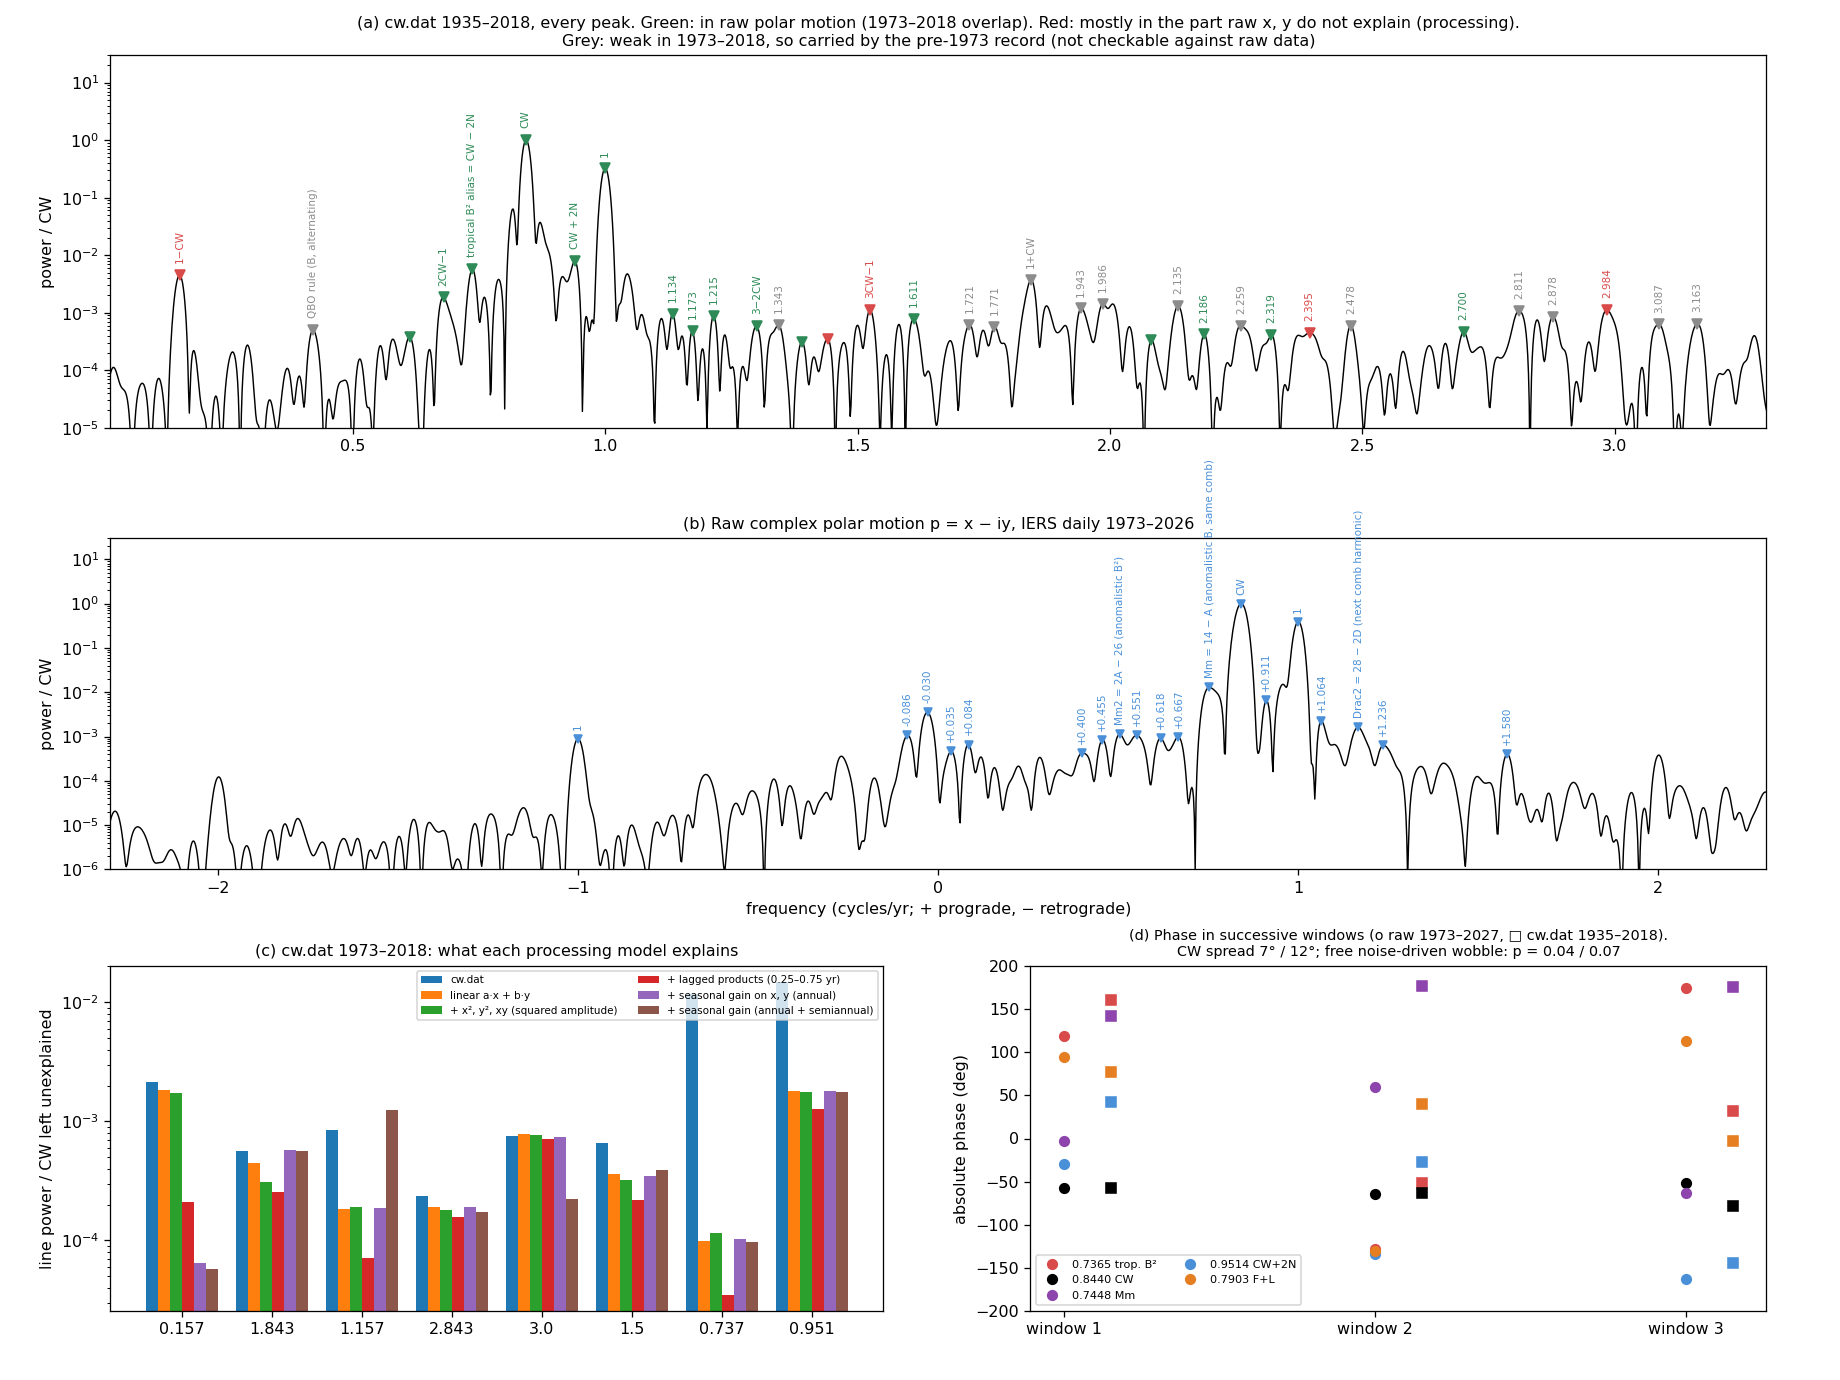

This chart was generated by the following Python code:
#!/usr/bin/env python3
"""Every peak of the Chandler band, in cw.dat and in raw IERS polar motion (2026-10-23).
Discussion: cw_data_tests.md, sections 2-4. Needs data/finals2000A.all (fetch_eop.py).

  catalog       local maxima of the cw.dat periodogram (1935-2018.6) and of raw complex polar motion p = x - i y
                (1973-2026, both senses), each matched to combinations n1 f_CW + n2 (annual) and to the lunar alias lines
  artifact      over the 1973-2018.6 overlap, how much of each cw.dat line survives regression on raw x, y, and on
                multiplicative models: instantaneous products (x^2, y^2, xy), lagged products, a seasonal (calendar) gain
  stability     amplitude and absolute phase of fixed-frequency lines in successive windows; a forced line keeps its
                phase, a sidelobe of a changing CW does not. Monte Carlo: how often a stochastically excited free
                wobble (Q = 85) holds its phase as well as the observed CW does
    python3 cw_peaks.py  -> cw_peaks.png, cw_peaks.json
"""
import json
from pathlib import Path

import matplotlib
import numpy as np

import cw_eop_closure as E

matplotlib.use("Agg")
import matplotlib.pyplot as plt  # noqa: E402

HERE = Path(__file__).resolve().parent
YEAR = 365.2422
F_D, F_T = YEAR / 27.212221, YEAR / 27.321582
F_A, F_S = YEAR / 27.554550, YEAR / 29.530589
F_CW = 2 * F_D - 26                      # 0.8440, draconic B^2 alias
F_2N = 2 * (F_D - F_T)                   # 0.1075, twice the nodal frequency
NAMED = {"Mm = 14 − A (anomalistic B, same comb)": 14 - F_A, "tropical B² alias = CW − 2N": 2 * F_T - 26,
         "Mm2 = 2A − 26 (anomalistic B²)": 2 * F_A - 26, "Drac2 = 28 − 2D (next comb harmonic)": 28 - 2 * F_D,
         "tropical B alias 14 − T": 14 - F_T, "F+L alias": F_D + F_T - 26, "CW + 2N": F_CW + F_2N,
         "draconic B alias (same comb)": abs(F_D - 14), "QBO rule (B, alternating)": F_D - 13,
         "nodal 18.6 yr": F_D - F_T, "2N (9.3 yr)": F_2N}
BLOG = {"Mm2 0.5105": 2 * F_A - 26, "T 0.6317": 14 - F_T, "T B² 0.7365": 2 * F_T - 26, "Mm 0.7448": 14 - F_A,
        "CW 0.8440": F_CW, "Drac2 1.1560": 28 - 2 * F_D, "1.1848": 1.1848, "semiannual 2.0": 2.0}


def identify(f, tol=0.012):
    cands = []
    for n1 in range(-3, 4):
        for n2 in range(-3, 4):
            v = n1 * F_CW + n2
            if (n1 or n2) and abs(abs(v) - f) < tol:
                if v < 0:
                    n1, n2 = -n1, -n2
                terms = [(n2, ""), (n1, "CW")] if n2 > 0 else [(n1, "CW"), (n2, "")]
                lab = ""
                for n, sym in terms:
                    if not n:
                        continue
                    mag = (str(abs(n)) if (abs(n) != 1 or not sym) else "") + sym
                    lab += ("−" if n < 0 else ("+" if lab else "")) + mag
                cands.append((abs(abs(v) - f), lab, abs(n1) + abs(n2)))
    for k, v in NAMED.items():
        if abs(v - f) < tol:
            cands.append((abs(v - f), k, 0))
    cands.sort(key=lambda c: (c[2] if c[2] else 0, c[0]))
    return list(dict.fromkeys(c[1] for c in cands))[:3]


def periodogram(x, dt=0.05, pad=8, two_sided=False):
    x = (x - x.mean()) * np.hanning(len(x))
    if two_sided:
        f = np.fft.fftshift(np.fft.fftfreq(len(x) * pad, dt)); P = np.abs(np.fft.fftshift(np.fft.fft(x, len(x) * pad))) ** 2
    else:
        f = np.fft.rfftfreq(len(x) * pad, dt); P = np.abs(np.fft.rfft(x, len(x) * pad)) ** 2
    return f, P / P[(f > 0.8) & (f < 0.9)].max()


def peaks(f, P, lo, hi, thresh=3e-4, half=0.03):
    out = []
    for i in np.where((np.abs(f) > lo) & (np.abs(f) < hi))[0]:
        w = np.abs(f - f[i]) < half
        if P[i] >= thresh and P[i] == P[w].max():
            out.append((float(f[i]), float(P[i])))
    return out


def detrend(t, s):
    tc = (t - t.mean()) / 50; G = np.column_stack([tc ** k for k in range(3)])
    return s - G @ np.linalg.lstsq(G, s, rcond=None)[0]


def artifact_models(t, c, X, Y):
    tc = (t - t.mean()) / 50
    base = [np.ones_like(t), tc, tc ** 2, X, Y]
    C1, S1, C2, S2 = (fn(k * 2 * np.pi * t) for k in (1, 2) for fn in (np.cos, np.sin))
    lag = [X * np.roll(X, L) for L in (5, 10, 15)] + [Y * np.roll(Y, L) for L in (5, 10, 15)] + \
          [X * np.roll(Y, L) for L in (5, 10, 15)] + [Y * np.roll(X, L) for L in (5, 10, 15)]
    models = {"linear a·x + b·y": [], "+ x², y², xy (squared amplitude)": [X * X, Y * Y, X * Y],
              "+ lagged products (0.25–0.75 yr)": [X * X, Y * Y, X * Y] + lag,
              "+ seasonal gain on x, y (annual)": [X * C1, X * S1, Y * C1, Y * S1],
              "+ seasonal gain (annual + semiannual)": [X * C1, X * S1, Y * C1, Y * S1, X * C2, X * S2, Y * C2, Y * S2]}
    s = (c - c.mean()) * np.hanning(len(c)); f = np.fft.rfftfreq(len(c) * 8, 0.05)
    ref = (np.abs(np.fft.rfft(s, len(c) * 8)) ** 2)[(f > 0.8) & (f < 0.9)].max()
    lines = {"0.157": 0.157, "0.737": 0.7365, "0.951": 0.9514, "1.157": 1.157, "1.5": 1.5, "1.843": 1.843,
             "2.843": 2.843, "3.0": 3.0}
    def lp(r, f0):
        s = (r - r.mean()) * np.hanning(len(r)); P = np.abs(np.fft.rfft(s, len(r) * 8)) ** 2 / ref
        return float(P[np.abs(f - f0) < 0.02].max())
    out = {"cw.dat": {k: lp(c, v) for k, v in lines.items()}}
    for name, extra in models.items():
        G = np.column_stack(base + extra); k, *_ = np.linalg.lstsq(G, c, rcond=None); r = c - G @ k
        out[name] = {k2: lp(r, v) for k2, v in lines.items()}
        out[name]["resid_rms_frac"] = float(r.std() / c.std())
        if name == "+ seasonal gain on x, y (annual)":
            out[name]["x_gain_depth"] = float(np.hypot(k[5], k[6]) / abs(k[3]))
    return out


def window_lines(t, z, wins, freqs, cplx):
    res = {}
    for a, b in wins:
        m = (t >= a) & (t < b)
        c, _, _ = E.fit_lines(t[m], z[m], freqs + [1.0, -1.0, 2.0]) if cplx else E.fit_real(t[m], z[m], freqs + [1.0, 2.0])
        A = abs(c[F_CW])
        res[f"{a:.0f}-{b:.1f}"] = {f"{f:.4f}": (float(abs(c[f]) / A), float(np.degrees(np.angle(c[f])))) for f in freqs}
    return res


def blog_lines(tb, p, td, xd):
    """Each labelled line of the 2026-03-06 blog spectrum: amplitude (mas) and absolute phase per window, raw p
    (prograde) in four 13.5-yr windows, and the chance that random phases would be as steady."""
    rng = np.random.default_rng(0)
    ph = rng.uniform(-np.pi, np.pi, (100000, 4)); mean = np.angle(np.exp(1j * ph).mean(1))
    null = np.degrees(np.abs(np.angle(np.exp(1j * (ph - mean[:, None])))).max(1))
    wins = [(1973, 1986.5), (1986.5, 2000), (2000, 2013.5), (2013.5, 2027)]
    out = {}
    for name, f in BLOG.items():
        rows = []
        for a, b in wins:
            m = (tb >= a) & (tb < b)
            fr = list(dict.fromkeys([f, F_CW, 1.0, -1.0, 2.0, -2.0]))
            c, _, _ = E.fit_lines(tb[m], p[m], fr)
            rows.append((float(abs(c[f]) * 1e3), float(abs(c[F_CW]) * 1e3), float(np.degrees(np.angle(c[f])))))
        spread = phase_spread([r[2] for r in rows])
        grid = np.linspace(f - 0.02, f + 0.02, 81) if name != "semiannual 2.0" else [2.0]
        best = max(grid, key=lambda g: abs(E.fit_lines(tb, p, list(dict.fromkeys([g, F_CW, 1.0, -1.0, 2.0])))[0][g]))
        out[name] = dict(f=f, windows=rows, spread_deg=spread, p_random=float(np.mean(null <= spread)), best_f=float(best))
    return out


def feature_0817(td, xd):
    """The cw.dat peak at 0.817 /yr, once a candidate for the free mode: amplitude, phase and closure with the CW and
    0.871 in windows long enough to separate it from the CW (>= 28 yr; 0.027 /yr apart)."""
    fr = [0.817, F_CW, 0.871, 1.0, 2.0]; out = {}
    for wins in ([(1935, 1977), (1977, 2018.7)], [(1935, 1963), (1963, 1991), (1991, 2018.7)]):
        rows = []
        for a, b in wins:
            m = (td >= a) & (td < b); c, _, _ = E.fit_real(td[m], xd[m], fr); A = abs(c[F_CW])
            rows.append(dict(window=[a, b], amp_0817=float(abs(c[0.817]) / A), phase_0817=float(np.degrees(np.angle(c[0.817]))),
                             amp_0871=float(abs(c[0.871]) / A), phase_0871=float(np.degrees(np.angle(c[0.871]))),
                             closure=float(np.degrees(np.angle(c[0.817] * c[0.871] / c[F_CW] ** 2)))))
        out[f"{len(wins)} windows"] = dict(rows=rows, spread_0817=phase_spread([r["phase_0817"] for r in rows]),
                                           spread_0871=phase_spread([r["phase_0871"] for r in rows]))
    return out


def phase_spread(ph):
    ph = np.radians(ph); m = np.angle(np.mean(np.exp(1j * ph)))
    return float(np.degrees(np.max(np.abs(np.angle(np.exp(1j * (ph - m)))))))


def monte_carlo(n_years, wins, nsim=2000, q=85.0, f0=1 / (432.3 / YEAR), seed=1):
    """Free wobble excited by white noise: how often is its phase at F_CW as steady as observed across the windows?"""
    rng = np.random.default_rng(seed); dt = 0.05; n = int(n_years / dt) + int(200 / dt)
    step = np.exp((2j * np.pi * f0 - np.pi * f0 / q) * dt)
    z = np.empty((n, nsim), complex); acc = np.zeros(nsim, complex)
    for i in range(n):                                       # all realizations advance together
        acc = acc * step + rng.normal(size=nsim) + 1j * rng.normal(size=nsim); z[i] = acc
    z = z[-int(n_years / dt):]; t = np.arange(len(z)) * dt
    ph = []
    for a, b in wins:
        m = (t >= a) & (t < b); tt = t[m]
        G = np.column_stack([np.exp(2j * np.pi * F_CW * tt), np.ones_like(tt)])
        ph.append(np.degrees(np.angle(np.linalg.lstsq(G, z[m], rcond=None)[0][0])))
    ph = np.radians(np.array(ph)); mean = np.angle(np.mean(np.exp(1j * ph), axis=0))
    return np.degrees(np.max(np.abs(np.angle(np.exp(1j * (ph - mean)))), axis=0))


def main():
    tb, xb, yb = E.load_finals(); p = xb - 1j * yb
    cw = np.loadtxt(HERE.parent / "cw.dat"); td, xd = cw[:, 0], cw[:, 1]
    out = {"F_CW": F_CW, "F_2N": F_2N, "named": NAMED}

    # catalog
    fC, PC = periodogram(xd)
    m = (tb >= 1973) & (tb < 2027); pp = detrend(tb[m], p[m])
    fR, PR = periodogram(pp, two_sided=True)
    cat = []
    mo = (td >= 1973) & (td <= 2018.6); t, c = td[mo], xd[mo]
    X, Y = detrend(t, np.interp(t, tb, xb)), detrend(t, np.interp(t, tb, yb))
    tc = (t - t.mean()) / 50; G = np.column_stack([np.ones_like(t), tc, tc ** 2, X, Y])
    r_lin = c - G @ np.linalg.lstsq(G, c, rcond=None)[0]
    fo, Pc_o = periodogram(c)
    s = (c - c.mean()) * np.hanning(len(c)); ref_o = (np.abs(np.fft.rfft(s, len(c) * 8)) ** 2)[(fo > 0.8) & (fo < 0.9)].max()
    sr = (r_lin - r_lin.mean()) * np.hanning(len(r_lin)); Pr_o = np.abs(np.fft.rfft(sr, len(c) * 8)) ** 2 / ref_o
    for f0, P0 in peaks(fC, PC, 0.03, 5.0):
        near = lambda f, P, g: float(P[np.abs(f - g) < 0.012].max())
        cat.append(dict(f=f0, power=P0, ids=identify(f0), raw_pro=near(fR, PR, f0), raw_retro=near(fR, PR, -f0),
                        overlap_power=near(fo, Pc_o, f0), overlap_resid=near(fo, Pr_o, f0)))
    out["catalog_cwdat"] = cat
    out["catalog_raw"] = [dict(f=f0, power=P0, ids=identify(abs(f0))) for f0, P0 in peaks(fR, PR, 0.03, 5.0)]

    out["artifact"] = artifact_models(t, c, X, Y)

    freqs = [14 - F_A, NAMED["tropical B² alias = CW − 2N"], NAMED["F+L alias"], F_CW, NAMED["CW + 2N"], F_CW - 1, F_CW + 1]
    out["stability_raw"] = window_lines(tb, p, [(1973, 1991), (1991, 2009), (2009, 2027)],
                                        [14 - F_A, NAMED["tropical B² alias = CW − 2N"], NAMED["F+L alias"], F_CW,
                                         NAMED["CW + 2N"], F_CW - 1, F_CW + 1], True)
    out["stability_cwdat"] = window_lines(td, xd, [(1935, 1963), (1963, 1991), (1991, 2018.7)], freqs, False)
    obs_raw = phase_spread([v[f"{F_CW:.4f}"][1] for v in out["stability_raw"].values()])
    obs_cw = phase_spread([v[f"{F_CW:.4f}"][1] for v in out["stability_cwdat"].values()])
    mc_raw = monte_carlo(54, [(0, 18), (18, 36), (36, 54)])
    mc_cw = monte_carlo(84, [(0, 28), (28, 56), (56, 84)])
    out["phase_lock"] = {"raw_spread_deg": obs_raw, "raw_p_value": float(np.mean(mc_raw <= obs_raw)),
                         "cwdat_spread_deg": obs_cw, "cwdat_p_value": float(np.mean(mc_cw <= obs_cw)),
                         "mc_median_spread_raw": float(np.median(mc_raw)), "mc_median_spread_cwdat": float(np.median(mc_cw))}
    out["blog_lines"] = blog_lines(tb, p, td, xd)
    out["feature_0817"] = feature_0817(td, xd)
    (HERE / "cw_peaks.json").write_text(json.dumps(out, indent=1, ensure_ascii=False))
    report(out)
    plot(fC, PC, fR, PR, out, mc_cw, mc_raw)


def report(out):
    print(f"F_CW {F_CW:.4f}  2N {F_2N:.4f}")
    print("cw.dat peaks (1935-2018): f, power/CW | raw p prograde, retro | overlap: cw.dat power, residual after x,y | ids")
    for r in out["catalog_cwdat"]:
        print(f"  {r['f']:.4f} {r['power']:.1e} | {r['raw_pro']:.1e} {r['raw_retro']:.1e} | {r['overlap_power']:.1e} "
              f"{r['overlap_resid']:.1e} | {', '.join(r['ids'])}")
    print("raw p peaks (1973-2026):")
    for r in out["catalog_raw"]:
        print(f"  {r['f']:+.4f} {r['power']:.1e} | {', '.join(r['ids'])}")
    print("artifact models (line power / CW left in residual):")
    for k, v in out["artifact"].items():
        print(f"  {k:40s}", {kk: (f"{vv:.1e}" if kk not in ("resid_rms_frac", "x_gain_depth") else round(vv, 3)) for kk, vv in v.items()})
    for nm in ("stability_raw", "stability_cwdat"):
        print(nm)
        for w, v in out[nm].items():
            print("  ", w, {k: f"{a:.3f}@{ph:.0f}" for k, (a, ph) in v.items()})
    print("phase lock:", out["phase_lock"])
    for k, v in out["feature_0817"].items():
        print(f"0.817 feature, {k}: amp {[round(r['amp_0817'], 2) for r in v['rows']]} phase {[round(r['phase_0817']) for r in v['rows']]} "
              f"(spread {v['spread_0817']:.0f}); 0.871 phase {[round(r['phase_0871']) for r in v['rows']]} (spread {v['spread_0871']:.0f}); "
              f"closure {[round(r['closure']) for r in v['rows']]}")
    print("blog lines, raw p 4 windows: |line| mas / |CW| mas @ phase; spread; p(random); best f near line")
    for k, v in out["blog_lines"].items():
        print(f"  {k:15s}", " ".join(f"{a:5.1f}/{c:4.0f}@{ph:5.0f}" for a, c, ph in v["windows"]),
              f"spread {v['spread_deg']:4.0f}  p {v['p_random']:.3f}  best {v['best_f']:.4f}")


def plot(fC, PC, fR, PR, out, mc_cw, mc_raw):
    fig = plt.figure(figsize=(16, 12))
    ax = fig.add_axes([0.06, 0.69, 0.9, 0.27])
    ax.semilogy(fC, PC, color="k", lw=0.9)
    for r in out["catalog_cwdat"]:
        if r["f"] > 3.25:
            continue
        processed = r["overlap_resid"] > 0.5 * r["overlap_power"]
        early = r["overlap_power"] < 0.3 * r["power"]
        col = "0.55" if early else ("#d94a4a" if processed else "#2e8b57")
        ax.plot(r["f"], r["power"], "v", color=col, ms=6)
        if r["power"] > 4e-4:
            ax.text(r["f"], r["power"] * 1.6, (r["ids"][0] if r["ids"] else f"{r['f']:.3f}"), fontsize=6.5, rotation=90,
                    ha="center", va="bottom", color=col)
    ax.set_xlim(0.02, 3.3); ax.set_ylim(1e-5, 30); ax.set_ylabel("power / CW")
    ax.set_title("(a) cw.dat 1935–2018, every peak. Green: in raw polar motion (1973–2018 overlap). "
                 "Red: mostly in the part raw x, y do not explain (processing).\nGrey: weak in 1973–2018, so carried by the "
                 "pre-1973 record (not checkable against raw data)", fontsize=10)

    ax = fig.add_axes([0.06, 0.37, 0.9, 0.24])
    ax.semilogy(fR, PR, color="k", lw=0.9)
    for r in out["catalog_raw"]:
        if r["power"] > 4e-4:
            ax.plot(r["f"], r["power"], "v", color="#4a90d9", ms=5)
            ax.text(r["f"], r["power"] * 1.6, (r["ids"][0] if r["ids"] else f"{r['f']:+.3f}"), fontsize=6.5, rotation=90,
                    ha="center", va="bottom", color="#4a90d9")
    ax.set_xlim(-2.3, 2.3); ax.set_ylim(1e-6, 30); ax.set_ylabel("power / CW")
    ax.set_xlabel("frequency (cycles/yr; + prograde, − retrograde)")
    ax.set_title("(b) Raw complex polar motion p = x − iy, IERS daily 1973–2026", fontsize=10)

    ax = fig.add_axes([0.06, 0.05, 0.42, 0.25])
    lines = ["0.157", "1.843", "1.157", "2.843", "3.0", "1.5", "0.737", "0.951"]
    models = list(out["artifact"])
    w = 0.8 / len(models)
    for j, mname in enumerate(models):
        ax.bar(np.arange(len(lines)) + (j - len(models) / 2 + 0.5) * w, [out["artifact"][mname][k] for k in lines], w,
               label=mname)
    ax.set_yscale("log"); ax.set_xticks(range(len(lines))); ax.set_xticklabels(lines)
    ax.set_ylabel("line power / CW left unexplained"); ax.legend(fontsize=6.5, loc="upper right", ncol=2)
    ax.set_title("(c) cw.dat 1973–2018: what each processing model explains", fontsize=10)

    ax = fig.add_axes([0.56, 0.05, 0.4, 0.25])
    labs = {f"{NAMED['tropical B² alias = CW − 2N']:.4f}": "0.7365 trop. B²", f"{F_CW:.4f}": "0.8440 CW",
            f"{14 - F_A:.4f}": "0.7448 Mm",
            f"{NAMED['CW + 2N']:.4f}": "0.9514 CW+2N", f"{NAMED['F+L alias']:.4f}": "0.7903 F+L"}
    for nm, mk in (("stability_raw", "o"), ("stability_cwdat", "s")):
        for i, (wname, v) in enumerate(out[nm].items()):
            for k, lab in labs.items():
                if k in v:
                    ph = v[k][1] + (180 if nm == "stability_cwdat" else 0)       # cw.dat is -x: shift by 180 deg
                    ph = (ph + 180) % 360 - 180
                    col = {"0.8440 CW": "k", "0.7365 trop. B²": "#d94a4a", "0.9514 CW+2N": "#4a90d9", "0.7903 F+L": "#e67e22",
                           "0.7448 Mm": "#8e44ad"}[lab]
                    ax.plot(i + (0.15 if nm == "stability_cwdat" else 0), ph, mk, color=col,
                            label=f"{lab}" if (i == 0 and nm == "stability_raw") else None, ms=6)
    ax.set_xticks([0, 1, 2]); ax.set_xticklabels(["window 1", "window 2", "window 3"])
    pl = out["phase_lock"]
    ax.set_ylabel("absolute phase (deg)"); ax.set_ylim(-200, 200); ax.legend(fontsize=7, loc="lower left", ncol=2)
    ax.set_title(f"(d) Phase in successive windows (o raw 1973–2027, □ cw.dat 1935–2018).\nCW spread "
                 f"{pl['raw_spread_deg']:.0f}° / {pl['cwdat_spread_deg']:.0f}°; free noise-driven wobble: p = "
                 f"{pl['raw_p_value']:.2f} / {pl['cwdat_p_value']:.2f}", fontsize=9)
    fig.savefig(HERE / "cw_peaks.png", dpi=115); plt.close(fig)


if __name__ == "__main__":
    main()
